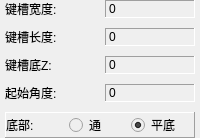
                         <widget class="QWidget" name="page_circleGroove">
                          <layout class="QVBoxLayout" name="verticalLayout_13">
                           <property name="spacing">
                            <number>0</number>
                           </property>
                           <property name="leftMargin">
                            <number>5</number>
                           </property>
                           <property name="topMargin">
                            <number>0</number>
                           </property>
                           <property name="rightMargin">
                            <number>5</number>
                           </property>
                           <property name="bottomMargin">
                            <number>0</number>
                           </property>
                           <item>
                            <layout class="QGridLayout" name="gridLayout_4" columnstretch="0,0">
                             <property name="spacing">
                              <number>10</number>
                             </property>
                             <item row="0" column="0">
                              <widget class="QLabel" name="label_27">
                               <property name="text">
                                <string>键槽宽度:</string>
                               </property>
                              </widget>
                             </item>
                             <item row="0" column="1">
                              <widget class="QLabel" name="cirGrooveWidth">
                               <property name="maximumSize">
                                <size>
                                 <width>16777215</width>
                                 <height>30</height>
                                </size>
                               </property>
                               <property name="frameShape">
                                <enum>QFrame::Panel</enum>
                               </property>
                               <property name="frameShadow">
                                <enum>QFrame::Sunken</enum>
                               </property>
                               <property name="text">
                                <string>0</string>
                               </property>
                              </widget>
                             </item>
                             <item row="1" column="0">
                              <widget class="QLabel" name="label_30">
                               <property name="text">
                                <string>键槽长度:</string>
                               </property>
                              </widget>
                             </item>
                             <item row="1" column="1">
                              <widget class="QLabel" name="cirGrooveLength">
                               <property name="maximumSize">
                                <size>
                                 <width>16777215</width>
                                 <height>30</height>
                                </size>
                               </property>
                               <property name="frameShape">
                                <enum>QFrame::Panel</enum>
                               </property>
                               <property name="frameShadow">
                                <enum>QFrame::Sunken</enum>
                               </property>
                               <property name="text">
                                <string>0</string>
                               </property>
                              </widget>
                             </item>
                             <item row="2" column="0">
                              <widget class="QLabel" name="label_32">
                               <property name="text">
                                <string>键槽底Z:</string>
                               </property>
                              </widget>
                             </item>
                             <item row="2" column="1">
                              <widget class="QLabel" name="cirGrooveBottomZ">
                               <property name="maximumSize">
                                <size>
                                 <width>16777215</width>
                                 <height>30</height>
                                </size>
                               </property>
                               <property name="frameShape">
                                <enum>QFrame::Panel</enum>
                               </property>
                               <property name="frameShadow">
                                <enum>QFrame::Sunken</enum>
                               </property>
                               <property name="text">
                                <string>0</string>
                               </property>
                              </widget>
                             </item>
                             <item row="3" column="0">
                              <widget class="QLabel" name="label_34">
                               <property name="text">
                                <string>起始角度:</string>
                               </property>
                              </widget>
                             </item>
                             <item row="3" column="1">
                              <widget class="QLabel" name="cirGrooveInitialAngle">
                               <property name="maximumSize">
                                <size>
                                 <width>16777215</width>
                                 <height>30</height>
                                </size>
                               </property>
                               <property name="frameShape">
                                <enum>QFrame::Panel</enum>
                               </property>
                               <property name="frameShadow">
                                <enum>QFrame::Sunken</enum>
                               </property>
                               <property name="text">
                                <string>0</string>
                               </property>
                              </widget>
                             </item>
                             <item row="4" column="0" colspan="2">
                              <widget class="QFrame" name="frame_5">
                               <property name="maximumSize">
                                <size>
                                 <width>16777215</width>
                                 <height>40</height>
                                </size>
                               </property>
                               <property name="frameShape">
                                <enum>QFrame::Panel</enum>
                               </property>
                               <property name="frameShadow">
                                <enum>QFrame::Raised</enum>
                               </property>
                               <layout class="QVBoxLayout" name="verticalLayout_12">
                                <property name="spacing">
                                 <number>0</number>
                                </property>
                                <property name="leftMargin">
                                 <number>0</number>
                                </property>
                                <property name="topMargin">
                                 <number>0</number>
                                </property>
                                <property name="rightMargin">
                                 <number>0</number>
                                </property>
                                <property name="bottomMargin">
                                 <number>0</number>
                                </property>
                                <item>
                                 <layout class="QHBoxLayout" name="horizontalLayout_40">
                                  <item>
                                   <widget class="QLabel" name="label_38">
                                    <property name="text">
                                     <string>底部:</string>
                                    </property>
                                   </widget>
                                  </item>
                                  <item>
                                   <widget class="QRadioButton" name="cirGrooveThrouth">
                                    <property name="enabled">
                                     <bool>false</bool>
                                    </property>
                                    <property name="styleSheet">
                                     <string notr="true">color: rgb(0, 0, 0);</string>
                                    </property>
                                    <property name="text">
                                     <string>通</string>
                                    </property>
                                    <property name="checked">
                                     <bool>false</bool>
                                    </property>
                                   </widget>
                                  </item>
                                  <item>
                                   <widget class="QRadioButton" name="cirGrooveBottomPlane">
                                    <property name="enabled">
                                     <bool>false</bool>
                                    </property>
                                    <property name="styleSheet">
                                     <string notr="true">color: rgb(0, 0, 0);</string>
                                    </property>
                                    <property name="text">
                                     <string>平底</string>
                                    </property>
                                    <property name="checked">
                                     <bool>true</bool>
                                    </property>
                                   </widget>
                                  </item>
                                 </layout>
                                </item>
                               </layout>
                              </widget>
                             </item>
                            </layout>
                           </item>
                          </layout>
                         </widget>
